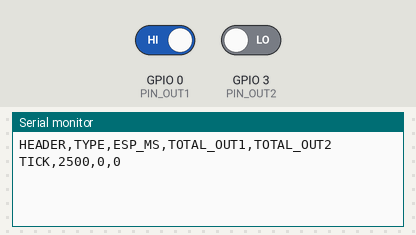
Simulated run of this sketch. Board: ESP32-C3. Parts: the last lines printed to the serial monitor. The test bench sets the inputs (shaded band); at power-on: GPIO 0 (PIN_OUT1) HIGH, GPIO 3 (PIN_OUT2) LOW.

Above: at 2.7 s.
2.8 s: GPIO 0 (PIN_OUT1) driven LOW
At 3.4 s:
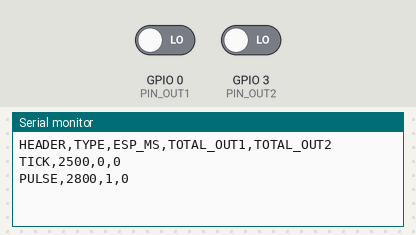
4.3 s: GPIO 3 (PIN_OUT2) driven HIGH
At 5.3 s:
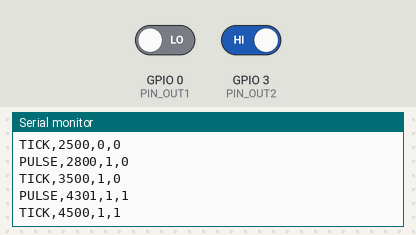
Timing chart, 0 to 7.3 s (numbered marks = the images above; inputs shaded):
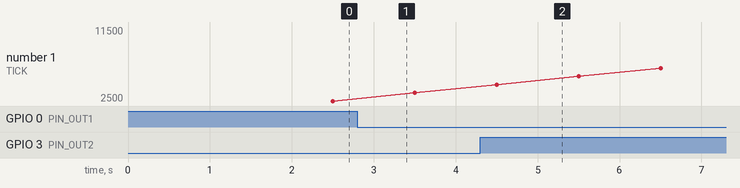

Measured:
- after the input at 2.8 s, the serial monitor: prints a new line at once (image 1)
- after the input at 4.3 s, the serial monitor: prints a new line at once (image 2)

The sketch:

Software.ino
```cpp
#include <Arduino.h>

// Chân kết nối theo sơ đồ mạch U5 (ESP32-C3 SuperMini)
constexpr uint8_t PIN_OUT1 = 0; // GPIO0: Xung thô trực tiếp từ T2 (Active-Low -> FALLING)
constexpr uint8_t PIN_OUT2 = 3; // GPIO3: Xung chuẩn hóa qua IC 555 (Active-High -> RISING)

// Biến đếm trong ngắt (ISR)
volatile uint32_t totalPulsesOut1 = 0;
volatile uint32_t totalPulsesOut2 = 0;
volatile bool newPulseFlag = false;

portMUX_TYPE timerMux = portMUX_INITIALIZER_UNLOCKED;
uint32_t lastTickMs = 0;

// Ngắt đọc xung thô (out1 - sườn xuống)
void IRAM_ATTR onPulseOut1() {
    portENTER_CRITICAL_ISR(&timerMux);
    totalPulsesOut1++;
    newPulseFlag = true;
    portEXIT_CRITICAL_ISR(&timerMux);
}

// Ngắt đọc xung đã định dạng qua NE555 (out2 - sườn lên)
void IRAM_ATTR onPulseOut2() {
    portENTER_CRITICAL_ISR(&timerMux);
    totalPulsesOut2++;
    newPulseFlag = true;
    portEXIT_CRITICAL_ISR(&timerMux);
}

void setup() {
    Serial.begin(115200);
    delay(1500); // Chờ ổn định cổng USB CDC trên ESP32-C3

    // GPIO0 đã có R8 (47k) + R9 (470k) kéo lên nguồn; GPIO3 nhận mức logic trực tiếp từ pin 3 NE555
    pinMode(PIN_OUT1, INPUT);
    pinMode(PIN_OUT2, INPUT);

    attachInterrupt(digitalPinToInterrupt(PIN_OUT1), onPulseOut1, FALLING);
    attachInterrupt(digitalPinToInterrupt(PIN_OUT2), onPulseOut2, RISING);

    Serial.println("HEADER,TYPE,ESP_MS,TOTAL_OUT1,TOTAL_OUT2");
    lastTickMs = millis();
}

void loop() {
    uint32_t nowMs = millis();
    uint32_t c1, c2;
    bool hasPulse = false;

    // Đọc an toàn biến chia sẻ với ISR
    portENTER_CRITICAL(&timerMux);
    c1 = totalPulsesOut1;
    c2 = totalPulsesOut2;
    if (newPulseFlag) {
        hasPulse = true;
        newPulseFlag = false;
    }
    portEXIT_CRITICAL(&timerMux);

    // 1. Gửi sự kiện ngay khi có xung (dùng kiểm tra khoảng cách giữa 2 xung / nhiễu dội cho TN1)
    if (hasPulse) {
        Serial.printf("PULSE,%lu,%lu,%lu\n", nowMs, c1, c2);
    }

    // 2. Gửi gói nhịp chuẩn mỗi 1000 ms (dùng tính CPM, chia cửa sổ 10s/30s/60s/300s & kiểm tra mất mẫu TN8)
    if (nowMs - lastTickMs >= 1000) {
        lastTickMs += 1000;
        Serial.printf("TICK,%lu,%lu,%lu\n", nowMs, c1, c2);
    }
}
```
